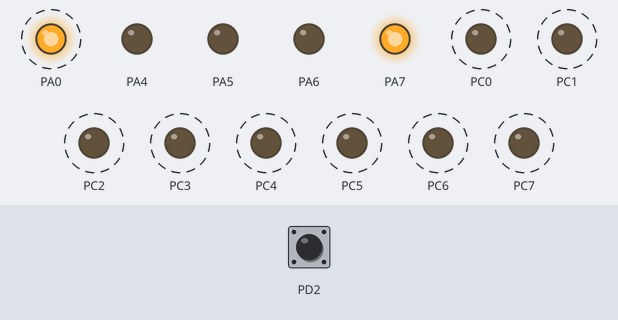
The program below on a simulated ATmega32, built with avr-gcc and emulated at 4 MHz. Shown: output pins drawn as LEDs (lit = HIGH). Dashed ring = blinking. The inputs (shaded band) are chosen by the test bench; at power-on: PD2 HIGH.

Above: at 0.9 s.
1.3 s: PD2 pulsed LOW 2 times (0.12 s each, 0.3 s apart)
At 2.1 s:
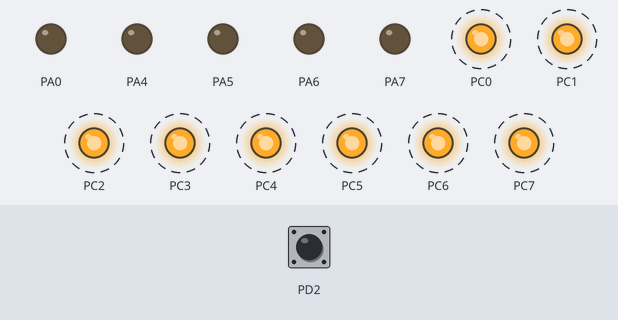
At 2.58 s:
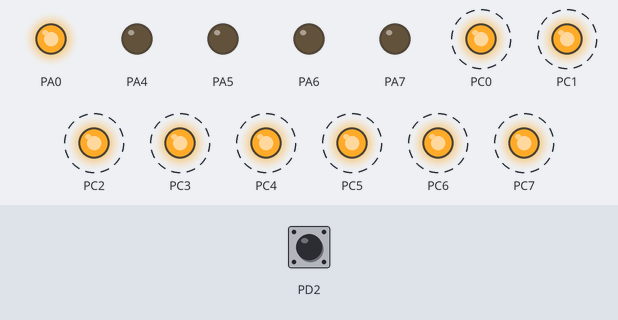
Timing chart, 0 to 10.3 s (numbered marks = the images above; inputs shaded):
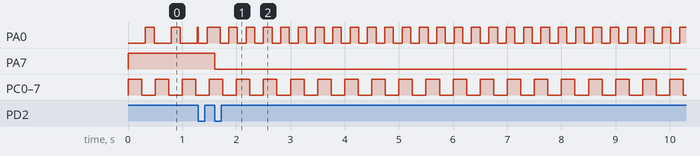

The program:

Z3.c
```c
//Poni¿ej podaj swoje dane
//Jakub £achmañski
//95481
//5
//10
//CW5Z3
////////////////////////////
// Schemat pod³¹czenia
// PC(0-7)=D(0-7)
// PA0=dp
// PA7=a
// C4=GND
// PD2=K4
// W4=GND

// 4 000 000 / 64 = 62 500; 62 500 * 0.16 = 10000; 62500 * 0.32 = 20000; 62500 * 0.192 = 12000

#define F_CPU 4000000
#include <avr/io.h>
#include <util/delay.h>
#include <avr/interrupt.h>

volatile int czas_przebiegu_2;
const int czas_przebiegu_1 = 10000; // 0.16 ms;

ISR(INT0_vect){ // przy wcisnieciu przycisku

	if(czas_przebiegu_2 > 12000){  // czy stan jest wiêkszy ni¿ minimalny
		if(czas_przebiegu_2 - 5000 > 12000){ // czy mo¿na skróciæ czas
			czas_przebiegu_2 -= 5000; // skracanie czasu
			OCR1A = czas_przebiegu_2; // aktualizacja licznika
			if(OCR1A >= TCNT1) // czy TCNT1 nie przekroczy³o licznika
			{
				TCNT1 = OCR1A -1; // poprawa warto ci TCNT1
			}
		}
		else{
			czas_przebiegu_2 -= 5000; // skracanie czasu
			PORTA &= 0x7F; // wylaczamy diodê
		}
	}
	else {
		if(OCR1A == czas_przebiegu_2){ // czy w trybie 2
			czas_przebiegu_2 = 12000; // ustawienie minimalnego czasu
			OCR1A = czas_przebiegu_2; // aktualizacja licznika
			if(OCR1A >= TCNT1) // czy TCNT1 nie przekroczy³o licznika
			{
				TCNT1 = OCR1A -1; // poprawa warto ci TCNT1
			}
		}
		else{
			czas_przebiegu_2 = 12000; // ustawienie minimalnego czasu
		}
		PORTA &= 0x7F; // wylaczamy diodê
	}
}

ISR(TIMER1_COMPA_vect){ // przy osiagnieciu okreslonej ilosci tickow
	PORTA ^= 0x01; // negowanie stanu diody

	if(OCR1A == czas_przebiegu_2){ // zmiana czasu trwania przebiegu
		OCR1A = czas_przebiegu_1;
	}
	else{
		OCR1A = czas_przebiegu_2;
	}
}

int main(void)
{
	DDRA |= 0xF1; // ustwienie PORTA 7 i 0 jako wyj cie
	DDRC = 0xFF; // ustawienie PORTC jako wyj cie

	PORTD |= 0x04; // pod³¹czenie zasilania do przycisku PORTB 2
	PORTC = 0xFF; // ustawienie stanu poczatkowego diod LED
	PORTA |= 0x80; // w³¹czenie diody 7

	MCUCR |= 0x02; // ustawienie trybu zbocza opadaj¹cego na INT0
	GICR |= 0x40; // w³¹czenie przerwania INT0

	czas_przebiegu_2 = 20000; // czas na 0.32 sek

	OCR1A = czas_przebiegu_2; // ustawiam czas poczatkowy

	TIMSK |= 0x10; // w³aczenie timera 1 na tryb porównywania

	TCCR1B |= 0x08; // tryb ctc
	TCCR1B |= 0x03; // preskalar na 1/64

	sei(); // w³¹czenie obs³ugi przerwañ

	while (1)
	{
		_delay_ms(250); // opó nienie
		PORTC =~PORTC; // zmiana animacji diod
	}
}
```

Measured:
- after the input at 1.3 s, PA7: HIGH → LOW after 0.30 s
- by itself, PC0–7: alternates HIGH for 0.25 s and LOW for 0.25 s
